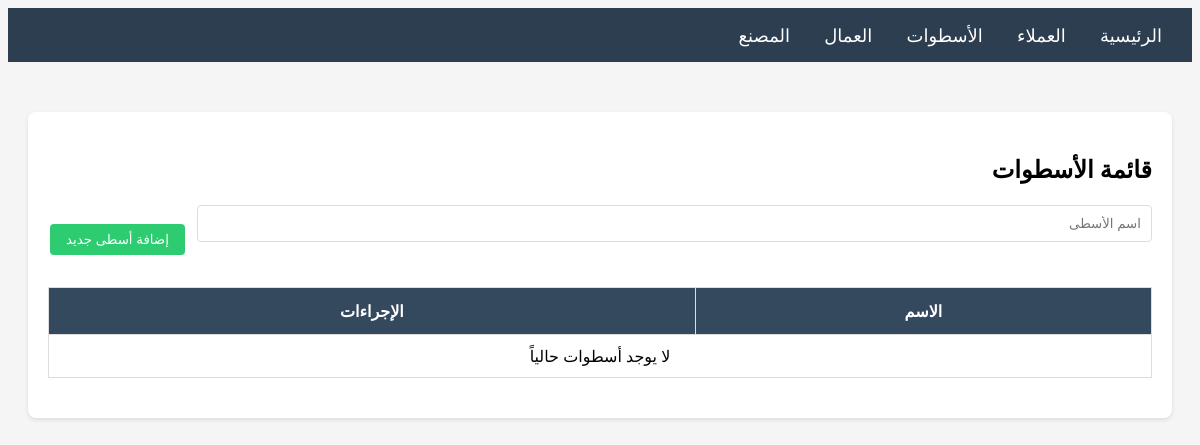
Before: /craftsmen/ with the older database file.
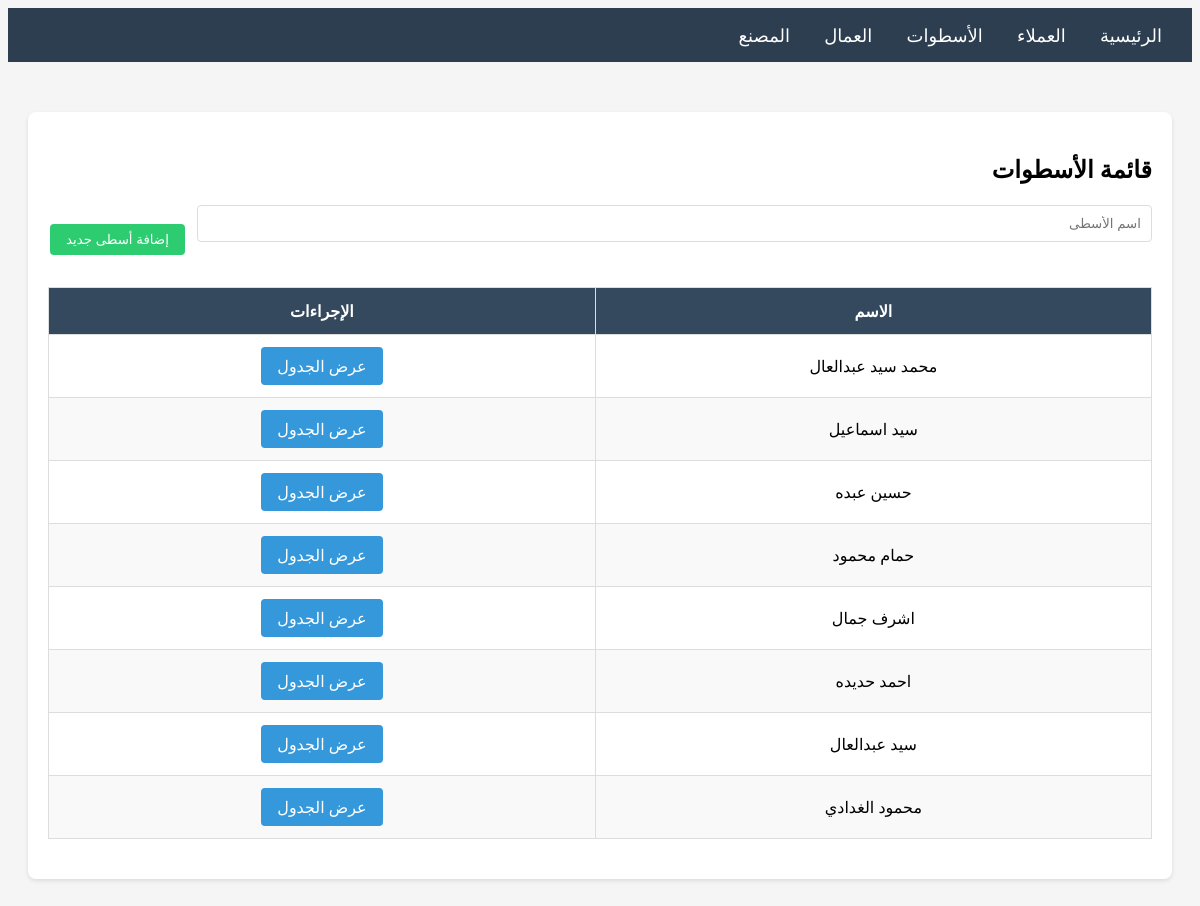
After: the same page with the newer database file.
### main/models.py (models this page shows, shortened)
class Craftsman(models.Model):
    name = models.CharField(max_length=200, verbose_name='اسم الأسطى')
    created_at = models.DateTimeField(auto_now_add=True)
    class Meta:
        verbose_name = 'أسطى'
        verbose_name_plural = 'الأسطوات'
        ordering = ['-created_at']

### main/views.py (the view)
# urls.py: path('craftsmen/', views.craftsman_list, name='craftsman_list'),
def craftsman_list(request):
    craftsmen = Craftsman.objects.all()
    if request.method == 'POST':
        form = CraftsmanForm(request.POST)
        if form.is_valid():
            form.save()
            messages.success(request, 'تم إضافة الأسطى بنجاح')
            return redirect('craftsman_list')
    else:
        form = CraftsmanForm()
    return render(request, 'main/craftsman_list.html', {'craftsmen': craftsmen, 'form': form})

### main/forms.py
class CraftsmanForm(forms.ModelForm):
    class Meta:
        model = Craftsman
        fields = ['name']
        widgets = {
            'name': forms.TextInput(attrs={'class': 'form-control', 'placeholder': 'اسم الأسطى'}),
        }

### main/templates/main/craftsman_list.html (shortened to what this page needs)
{% extends 'main/base.html' %}
{% block content %}
<div class="card">
    <h2>قائمة الأسطوات</h2>
    <form method="POST" style="margin-bottom: 30px;">
        <div style="display: flex; gap: 10px; align-items: end;">
            <div class="form-group" style="flex: 1;">
                {{ form.name }}
            </div>
            <button type="submit" class="btn btn-success">إضافة أسطى جديد</button>
        </div>
    </form>
    <div class="table-container">
        <table>
            <thead>
                <tr>
                    <th>الاسم</th>
                    <th>الإجراءات</th>
                </tr>
            </thead>
            <tbody>
                {% for craftsman in craftsmen %}
                <tr>
                    <td>{{ craftsman.name }}</td>
                    <td>
                        <a href="{% url 'craftsman_detail' craftsman.pk %}" class="btn btn-primary">عرض الجدول</a>
                    </td>
                </tr>
                {% empty %}
                <tr>
                    <td colspan="2" style="text-align: center;">لا يوجد أسطوات حالياً</td>
                </tr>
                {% endfor %}
            </tbody>
        </table>
    </div>
</div>
{% endblock %}

Changed rows visible on the page:
added Craftsman: name "محمد سيد عبدالعال"
added Craftsman: name "سيد اسماعيل"
added Craftsman: name "حسين عبده"
added Craftsman: name "حمام محمود"
added Craftsman: name "اشرف جمال"
added Craftsman: name "احمد حديده"
added Craftsman: name "سيد عبدالعال"
added Craftsman: name "محمود الغدادي"
Other visible differences:
text no longer shown: "لا يوجد أسطوات حالياً"
